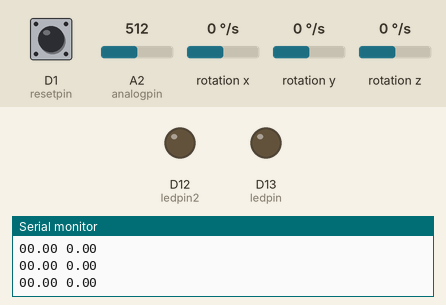
The program below on a simulated Seeed XIAO (SAMD21). Parts: output pins drawn as LEDs (lit = HIGH), the last lines printed to the serial monitor. Wiring (inferred from the names in the program): L3G4200D gyroscope at I2C address 0x6A. The inputs (shaded band) are chosen by the test bench; at power-on: rotation z 0 °/s, A2 (analogpin) = 512, D1 (resetpin) LOW, rotation x 0 °/s, rotation y 0 °/s (analog values on the 0–1023 scale).

Above: at 1.2 s.
1.3 s: rotation z set to -192 °/s
At 1.6 s:
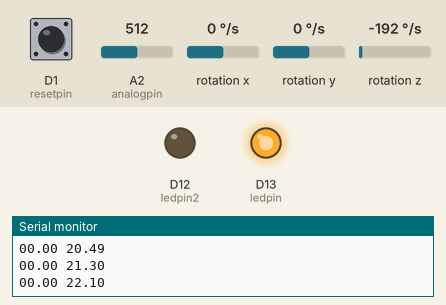
2.8 s: rotation z set to 100 °/s
5.8 s: A2 (analogpin) set to 347
7.3 s: A2 (analogpin) set to 319
8.8 s: D1 (resetpin) pulled HIGH for 3.2 s
At 9.3 s:
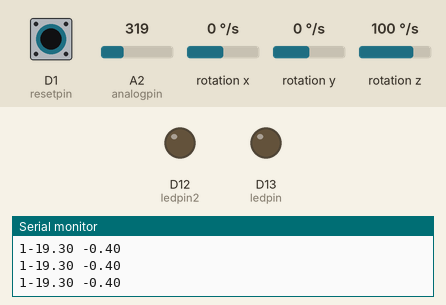
Timing chart, 0 to 13.5 s (numbered marks = the images above; inputs shaded):
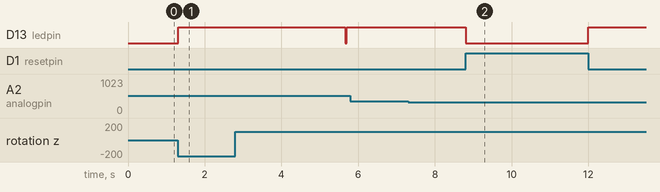

Measured:
- after the input at 1.3 s, D13 (ledpin): LOW → HIGH at once
- after the input at 2.8 s, D13 (ledpin): HIGH → LOW after 2.9 s, → HIGH 0.04 s later
- after the input at 8.8 s, D13 (ledpin): HIGH → LOW at once, → HIGH 3.2 s later

The program:

main.cpp
```cpp
#include <Arduino.h>
#include <Wire.h>
#include<SPI.h>

//シリアルモニタを起動しなければプログラムが走らない！！！

// Connect L3GD20 with SDA (A4), SCL (A5)

const byte L3GD20_ADDR = B1101010;  // SA0 = GND
//const byte L3GD20_ADDR = B1101011;// SA0 = VDD_IO

const byte L3GD20_WHOAMI = 0x0F;
const byte L3GD20_CTRL1 = 0x20;
const byte L3GD20_CTRL2 = 0x21;
const byte L3GD20_CTRL3 = 0x22;
const byte L3GD20_CTRL4 = 0x23;
const byte L3GD20_CTRL5 = 0x24;
const byte L3GD20_X_L = 0x28;
const byte L3GD20_X_H = 0x29;
const byte L3GD20_Y_L = 0x2A;
const byte L3GD20_Y_H = 0x2B;
const byte L3GD20_Z_L = 0x2C;
const byte L3GD20_Z_H = 0x2D;

#define ledpin 13
#define ledpin2 12
#define analogpin 2
// #define outputpin 0
#define resetpin 1
#define CAL_TIMEMS 1000
#define UPDATE_MS 10

float microcaldata;
float degdata = 0;
float caldata = 0;//←ここにキャリブレーション値のデフォルトを

float z_old;

int current_time;
int last_time;

bool bCalNow;

void Writegyro(byte reg, byte val)
{
  Wire.beginTransmission(L3GD20_ADDR);
  Wire.write(reg);
  Wire.write(val);
  Wire.endTransmission();
}

byte Readgyro(byte reg)
{
  byte ret = 0;
  Wire.beginTransmission(L3GD20_ADDR);
  Wire.write(reg);
  Wire.endTransmission();
  Wire.requestFrom((unsigned int)L3GD20_ADDR, 1);

  while (Wire.available()) {
    ret = Wire.read();
  }

  return ret;
}

void GetDegdata(){
  short Z = Readgyro(L3GD20_Z_H);
  float z = Z = (Z << 8) | Readgyro(L3GD20_Z_L);

  microcaldata = analogRead(analogpin);
  microcaldata = (microcaldata - 512) / 10 ;//白20。黒27

  float z_real = (z + z_old) / 5;//調整
  z_old = z;

  degdata += z_real + (bCalNow ? 0 : caldata) ;//degdata = degdata + z + ();
  degdata += microcaldata;
}

void Calibration(){
  bCalNow = true;

  float before_deg;
  float now_deg;

  Serial.println("####[Calibration Started]####");

  before_deg = degdata;

  for(int i = 0; i < (CAL_TIMEMS / UPDATE_MS); i++){
    GetDegdata();
    delay(UPDATE_MS);
  }

  now_deg = degdata;

  caldata = (before_deg - now_deg) / (CAL_TIMEMS / UPDATE_MS);

  degdata = 0;
  bCalNow = false;

  Serial.print("####[Calibration Ended value = ");
  Serial.print(caldata);
  Serial.print("]####");
}

void setup() {
  analogWriteResolution(10);
  analogReadResolution(10);

  pinMode(resetpin, INPUT_PULLDOWN);
  pinMode(ledpin, OUTPUT);
  pinMode(ledpin2, OUTPUT);

  Serial.begin(115200);
  Wire.begin();
  Serial1.begin(115200);

  Writegyro(L3GD20_CTRL1, B00001111);
                      //   |||||||+ X axis enable
                      //   ||||||+- Y axis enable
                      //   |||||+-- Z axis enable
                      //   ||||+--- PD: 0: power down, 1: active:]
                      //   ||++---- BW1-BW0: cut off 12.5[Hz]
                      //   ++------ DR1-DR0: ODR 95[HZ]

  Writegyro(L3GD20_CTRL4, B00110000);
}


void loop() {
  if(digitalRead(resetpin) == HIGH){        //リセットボタンの処理
    degdata = 0;
  }
  Serial.print(digitalRead(resetpin));

  GetDegdata();

  float outputdata = (degdata / 480) + 512;
  if(outputdata > 1023 ){
    outputdata = 1023;
  } else if(outputdata < 0){
    outputdata = 0;
  }

  Serial.print(microcaldata);
  Serial.print(" ");

  // analogWrite(outputpin, outputdata);

  if(outputdata > 510 && outputdata < 514){
    digitalWrite(ledpin,LOW);
  } else {
    digitalWrite(ledpin,HIGH);
  }
  outputdata = (outputdata - 512) * -1;
  outputdata = outputdata * 0.3515625;

  Serial1.print(String(outputdata));
  Serial1.println(String('a'));
  Serial1.flush();

  Serial.println(outputdata);

  delay(UPDATE_MS);
}
```
